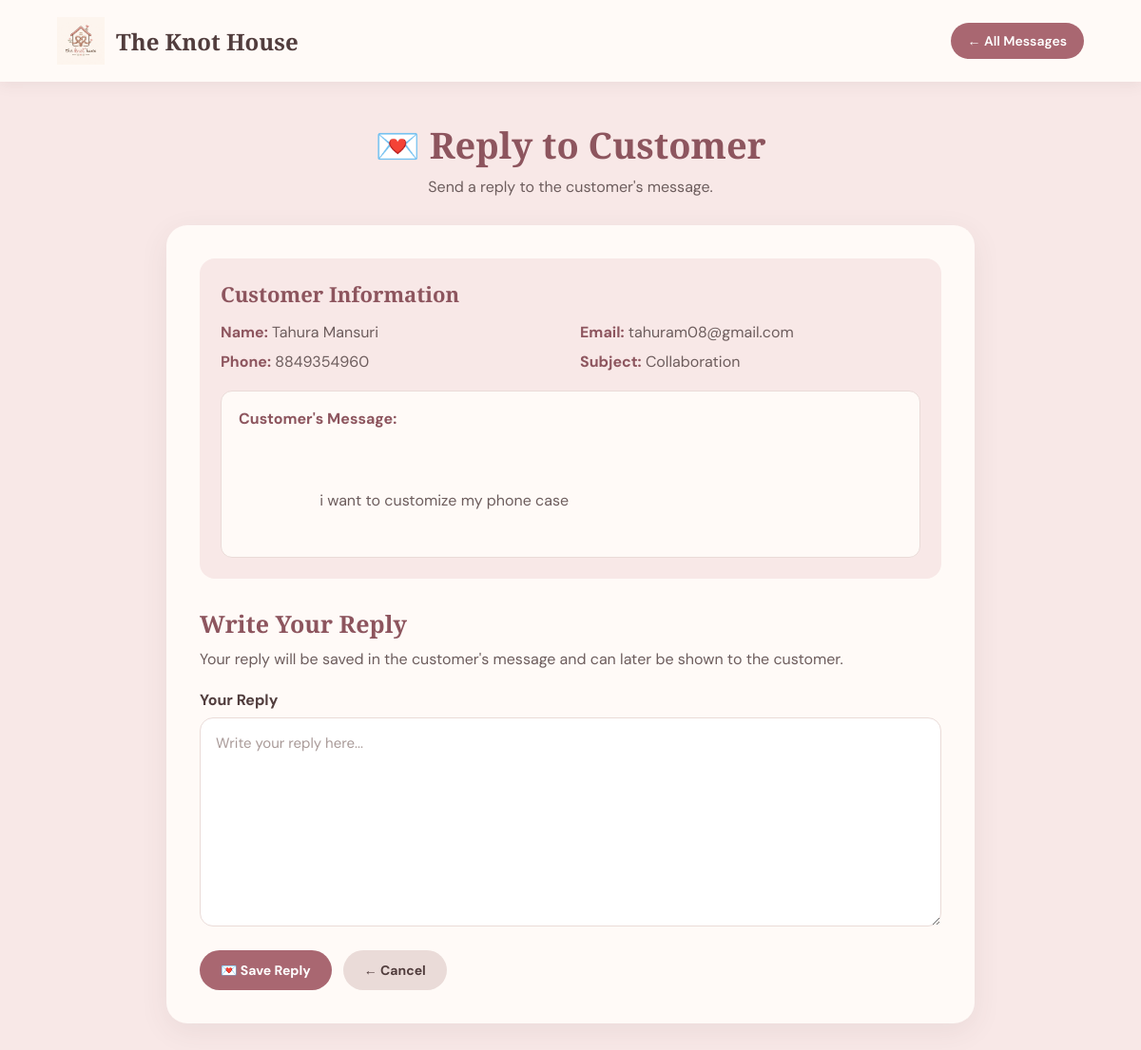
/admin/reply-message.php?id=1, run on the app's committed database.
### tables this page shows
CREATE TABLE `contact_messages` (
  `id` int(11) NOT NULL,
  `name` varchar(100) NOT NULL,
  `email` varchar(150) NOT NULL,
  `phone` varchar(30) DEFAULT NULL,
  `subject` varchar(100) NOT NULL,
  `message` text NOT NULL,
  `admin_reply` text DEFAULT NULL,
  `status` enum('unread','read','replied') DEFAULT 'unread',
  `replied_at` datetime DEFAULT NULL,
  `created_at` timestamp NOT NULL DEFAULT current_timestamp()
);

### admin/reply-message.php (the view, shortened to what this page needs)
<?php
$host = "localhost";
$username = "root";
$password = "";
$database = "knot_house";
$conn = new mysqli(
    $host,
    $username,
    $password,
    $database
);
$conn->set_charset("utf8mb4");
$id = (int) $_GET["id"];
$sql = "
    SELECT
        id,
        name,
        email,
        phone,
        subject,
        message,
        admin_reply,
        status,
        replied_at,
        created_at
    FROM contact_messages
    WHERE id = ?
";
$stmt = $conn->prepare($sql);
$stmt->bind_param("i", $id);
$stmt->execute();
$result = $stmt->get_result();
$row = $result->fetch_assoc();
?>
<!DOCTYPE html>
<html lang="en">
<head>
</head>
<body>
<header class="header">
    <a
        href="../index.html"
        class="logo"
    >
        <img
            src="../logo.png"
            alt="The Knot House Logo"
        >
        <span class="logo-text">
            The Knot House
        </span>
    </a>
    <a
        href="messages.php"
        class="back-btn"
    >
        ← All Messages
    </a>
</header>
<main class="container">
    <div class="page-title">
        <h1>
            💌 Reply to Customer
        </h1>
        <p>
            Send a reply to the customer's message.
        </p>
    </div>
    <div class="card">
        <div class="customer-box">
            <h2>
                Customer Information
            </h2>
            <div class="customer-info">
                <div class="info-item">
                    <strong>Name:</strong>
                    <?php
                    echo htmlspecialchars($row["name"]);
                    ?>
                </div>
                <div class="info-item">
                    <strong>Email:</strong>
                    <?php
                    echo htmlspecialchars($row["email"]);
                    ?>
                </div>
                <div class="info-item">
                    <strong>Phone:</strong>
                    <?php
                    echo htmlspecialchars(
                        $row["phone"] ?: "Not provided"
                    );
                    ?>
                </div>
                <div class="info-item">
                    <strong>Subject:</strong>
                    <?php
                    echo htmlspecialchars($row["subject"]);
                    ?>
                </div>
            </div>
            <div class="original-message">
                <strong>
                    Customer's Message:
                </strong>
                <p>
                    <?php
                    echo htmlspecialchars(
                        $row["message"]
                    );
                    ?>
                </p>
            </div>
        </div>
        <h2 class="reply-title">
            Write Your Reply
        </h2>
        <p class="reply-subtitle">
            Your reply will be saved in the customer's message
            and can later be shown to the customer.
        </p>
        <form method="POST">
            <label for="admin_reply">
                Your Reply
            </label>
            <textarea
                id="admin_reply"
                name="admin_reply"
                placeholder="Write your reply here..."
                required
            ><?php
            ?></textarea>
            <div class="actions">
                <button
                    type="submit"
                    class="btn send-btn"
                >
                    💌 Save Reply
                </button>
                <a
                    href="view-message.php?id=<?php echo (int)$row["id"]; ?>"
                    class="btn cancel-btn"
                >
                    ← Cancel
                </a>
            </div>
        </form>
    </div>
</main>
</body>
</html>

### admin/reply-message.php (style rules this page uses)
* { margin: 0; padding: 0; box-sizing: border-box; }
body { font-family: "DM Sans", sans-serif; background: #f8e8e7; color: #513d3d; min-height: 100vh; }
.header { background: #fffaf7; padding: 18px 5%; display: flex; align-items: center; justify-content: space-between; box-shadow: 0 3px 15px rgba(81, 61, 61, 0.08); }
.logo { display: flex; align-items: center; gap: 12px; text-decoration: none; color: #513d3d; }
.logo img { width: 50px; height: 50px; object-fit: contain; }
.logo-text { font-family: "Playfair Display", serif; font-size: 24px; font-weight: 700; }
.back-btn { text-decoration: none; background: #a96771; color: white; padding: 10px 18px; border-radius: 25px; font-size: 14px; font-weight: 600; transition: 0.3s; }
.container { width: 92%; max-width: 850px; margin: 40px auto; }
.page-title { text-align: center; margin-bottom: 30px; }
.page-title h1 { font-family: "Playfair Display", serif; color: #8d555e; font-size: 38px; }
.page-title p { margin-top: 8px; color: #6d5d5d; }
.card { background: #fffaf7; border-radius: 22px; padding: 35px; box-shadow: 0 8px 30px rgba(81, 61, 61, 0.08); }
.customer-box { background: #f8e8e7; border-radius: 16px; padding: 22px; margin-bottom: 30px; }
.customer-box h2 { font-family: "Playfair Display", serif; color: #8d555e; font-size: 22px; margin-bottom: 15px; }
.customer-info { display: grid; grid-template-columns: 1fr 1fr; gap: 10px 20px; }
.info-item strong { color: #8d555e; }
.info-item { color: #6d5d5d; word-break: break-word; }
.original-message { background: #fffaf7; border: 1px solid #eadbd8; border-radius: 12px; padding: 18px; margin-top: 20px; }
.original-message strong { display: block; color: #8d555e; margin-bottom: 8px; }
.original-message p { line-height: 1.7; white-space: pre-wrap; color: #6d5d5d; }
.reply-title { font-family: "Playfair Display", serif; color: #8d555e; font-size: 25px; margin-bottom: 8px; }
.reply-subtitle { color: #6d5d5d; margin-bottom: 20px; line-height: 1.6; }
label { display: block; font-weight: 700; color: #513d3d; margin-bottom: 8px; }
textarea { width: 100%; min-height: 220px; resize: vertical; border: 1px solid #eadbd8; border-radius: 14px; padding: 16px; font-family: "DM Sans", sans-serif; font-size: 15px; color: #513d3d; background: #fff; outline: none; transition: 0.3s; }
textarea::placeholder { color: #a99a98; }
.actions { display: flex; gap: 12px; margin-top: 20px; flex-wrap: wrap; }
.btn { display: inline-block; text-decoration: none; border: none; cursor: pointer; padding: 12px 22px; border-radius: 25px; font-family: "DM Sans", sans-serif; font-size: 14px; font-weight: 700; transition: 0.3s; }
.send-btn { background: #a96771; color: white; }
.cancel-btn { background: #eadbd8; color: #513d3d; }

### data on the page
contact_messages: name "Tahura Mansuri", email "tahuram08@gmail.com", phone "8849354960", subject "Collaboration", message "i want to customize my phone case"
